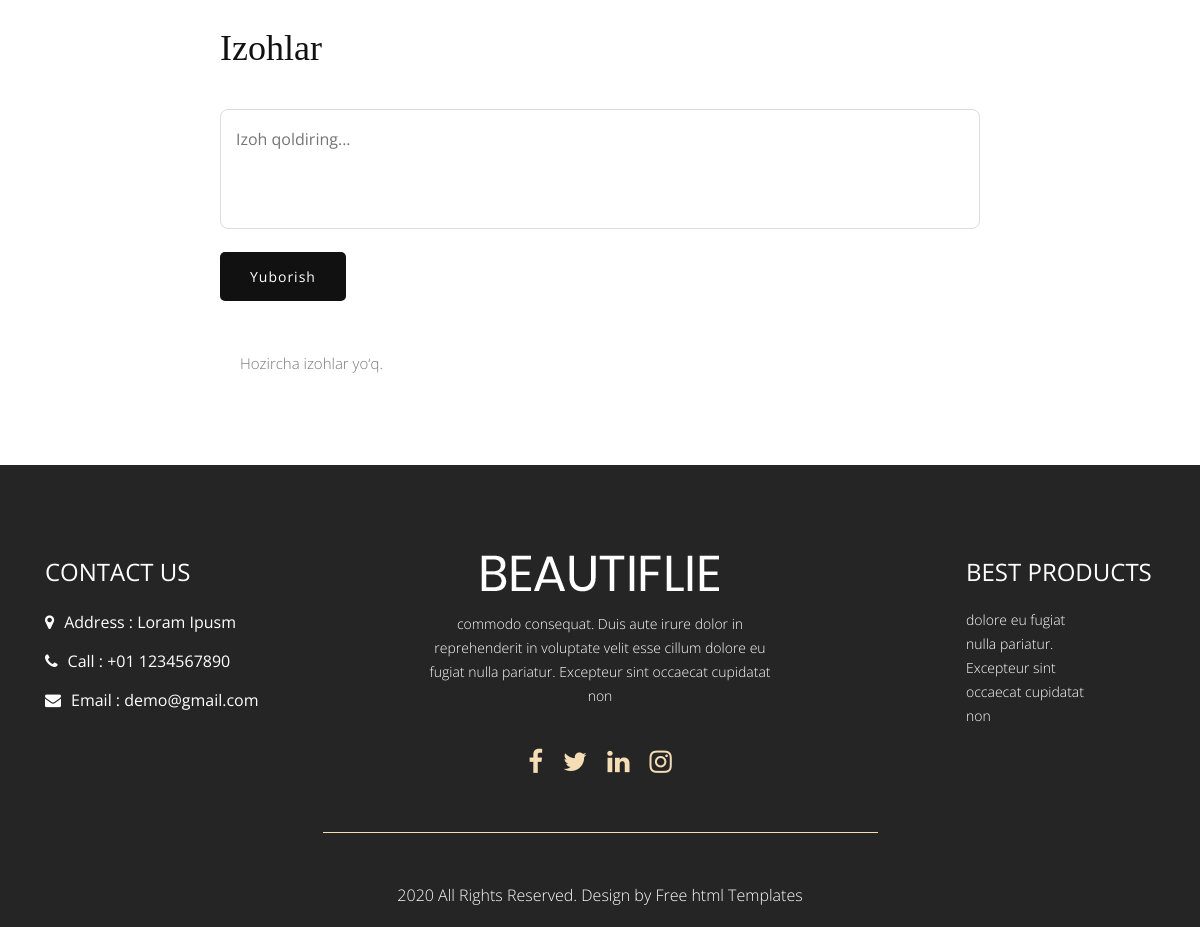
The app's page /detail/2/ (signed in, lower part), older data.
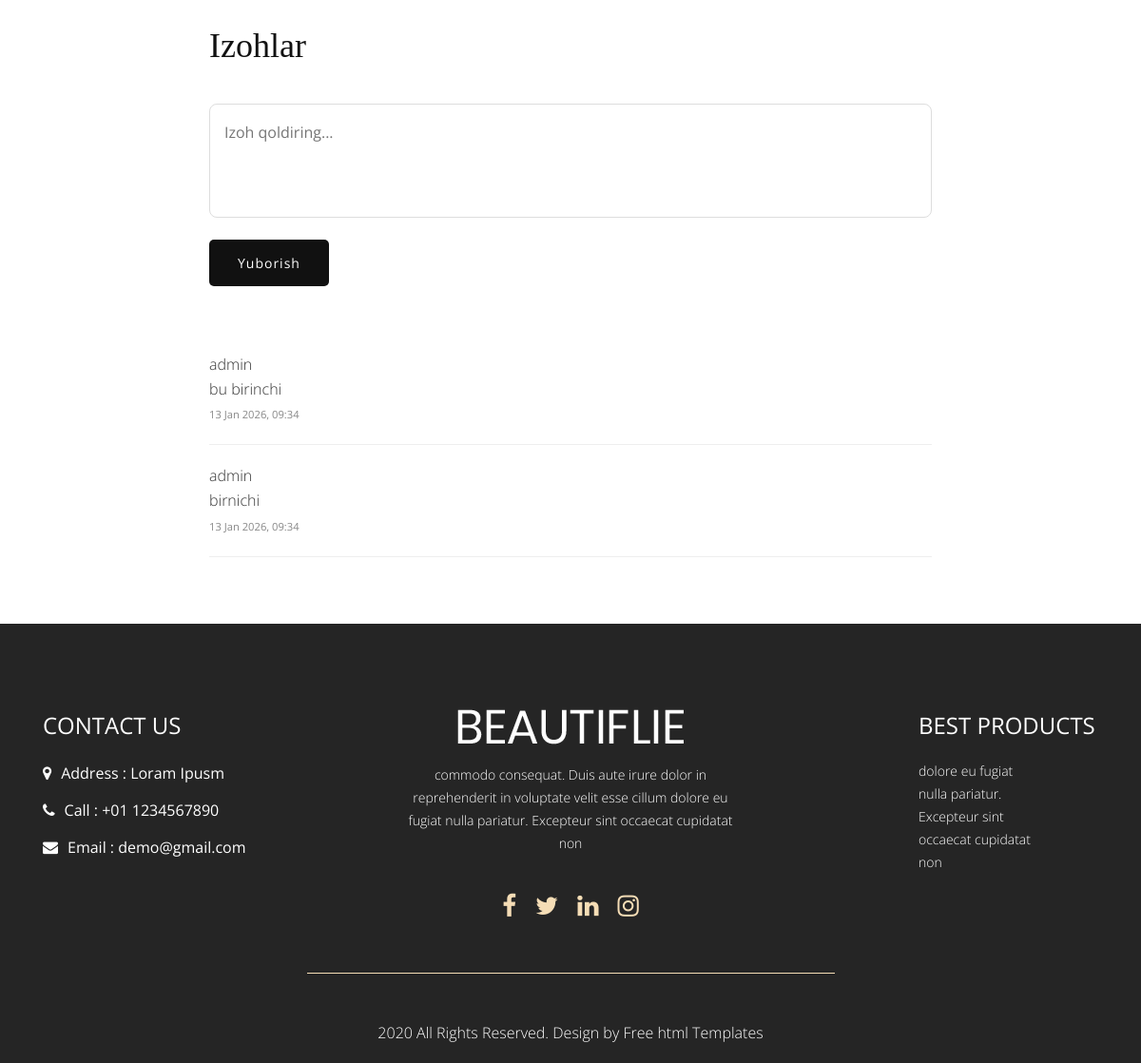
The same page, newer data.
### user/models.py (models this page shows, shortened)
class Izoh(models.Model):
    text = models.TextField()
    user = models.ForeignKey(User, on_delete=models.CASCADE)
    product = models.ForeignKey(Products, on_delete=models.CASCADE)
    created = models.DateTimeField(auto_now_add=True)

### blog/views.py (the view)
# urls.py: path('detail/<int:id>/', detail, name='detail'),
@login_required(login_url='/user/login/')
def detail(request,id):
    user = request.user
    title = 'detail'
    product = Products.objects.get(id=id)
    izohlar = Izoh.objects.filter(product=product)
    if request.method == 'POST':
        text = request.POST['text']
        izoh = Izoh.objects.create(text=text, product=product,user=user)
    return render(request, 'detail.html', context={'title':title, 'p':product, 'izohlar':izohlar})

### templates/detail.html (shortened to what this page needs)
{% extends "base.html" %}
{% block content %}
<div style="background:#fff; padding:70px 0;">
    <div style="max-width:800px; margin:auto; padding:0 20px;">
        <h2 style="
            font-family:'Playfair Display', serif;
            font-weight:400;
            font-size:36px;
            margin-bottom:30px;
            color:#111;">
            Izohlar
        </h2>
        <form method="post" style="margin-bottom:50px;">
            <textarea name="text" required
                placeholder="Izoh qoldiring..."
                style="
                    width:100%;
                    min-height:120px;
                    padding:15px;
                    font-size:16px;
                    border-radius:8px;
                    border:1px solid #ddd;
                    outline:none;
                    resize:none;
                    margin-bottom:15px;
                "></textarea>
            <button type="submit"
                style="
                    background:#111;
                    color:#fff;
                    border:none;
                    padding:12px 30px;
                    border-radius:5px;
                    font-size:14px;
                    letter-spacing:1px;
                    cursor:pointer;
                ">
                Yuborish
            </button>
        </form>
        {% for c in izohlar %}
        <div style="
            border-bottom:1px solid #eee;
            padding:20px 0;
        ">
            <p style="
                font-size:16px;
                line-height:1.6;
                color:#333;
                margin:0;
            ">
                {{ c.user.username }}
            </p>
            <p style="
                font-size:16px;
                line-height:1.6;
                color:#333;
                margin:0;
            ">
                {{ c.text }}
            </p>
            <small style="color:#888;">
                {{ c.created|date:"d M Y, H:i" }}
            </small>
        </div>
        {% empty %}
        <p style="color:#777;">Hozircha izohlar yo‘q.</p>
        {% endfor %}
    </div>
</div>
{% endblock %}

Row changes from the older to the newer data that the page shows:
added Izoh: user.username "admin", text "bu birinchi", created "13 Jan 2026, 09:34"
added Izoh: user.username "admin", text "birnichi", created "13 Jan 2026, 09:34"
Text that changed along with them:
text no longer shown: "Hozircha izohlar yo‘q."
